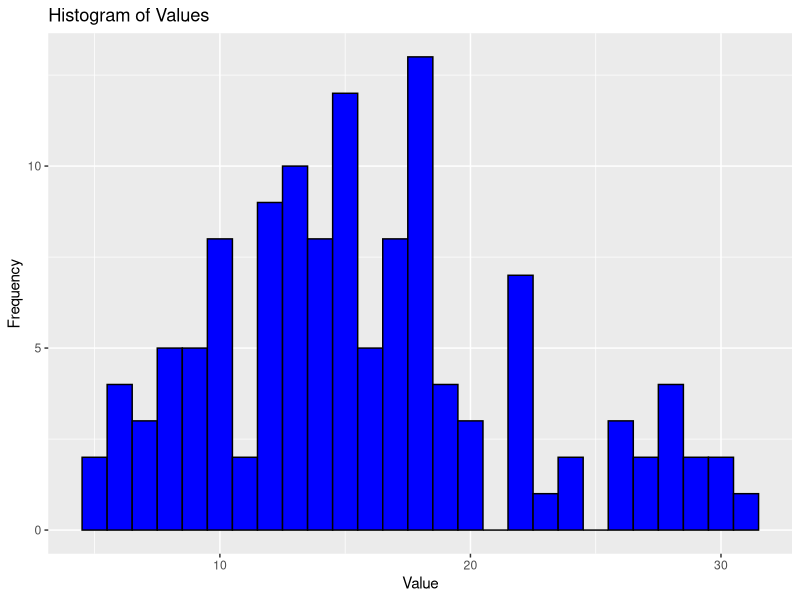
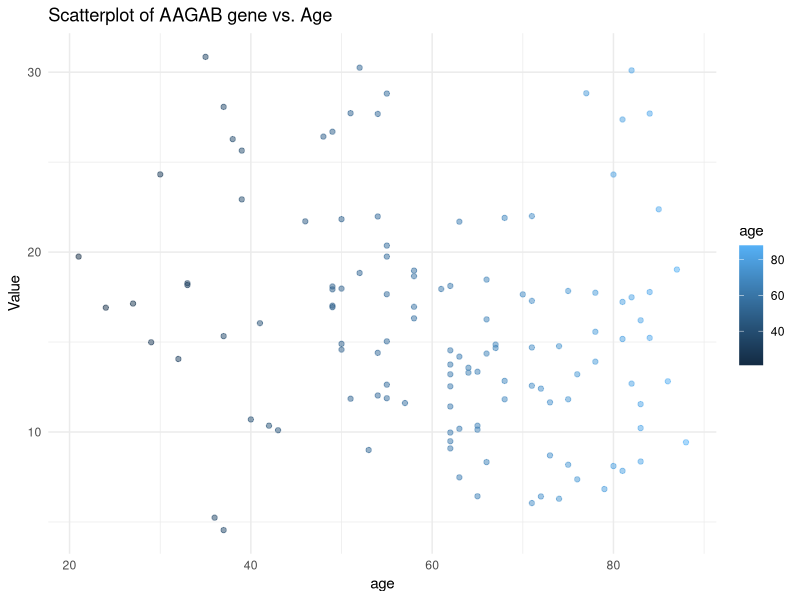
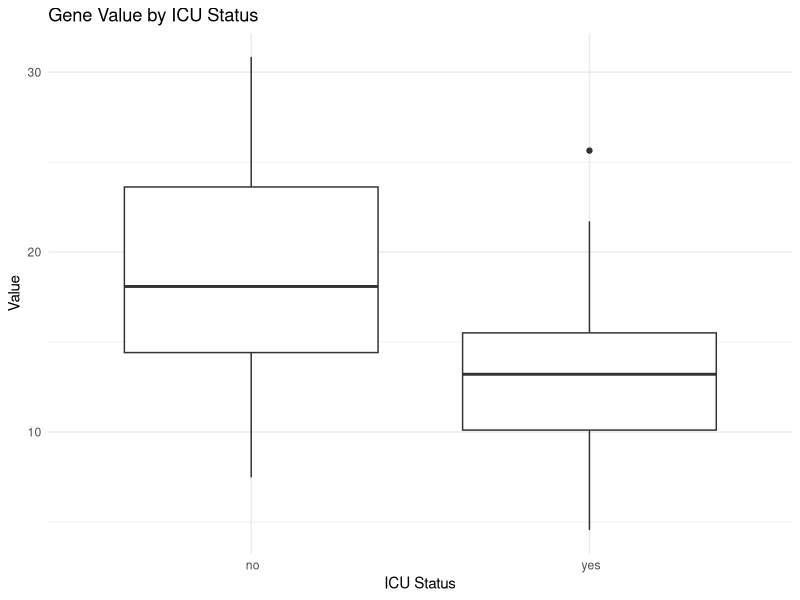
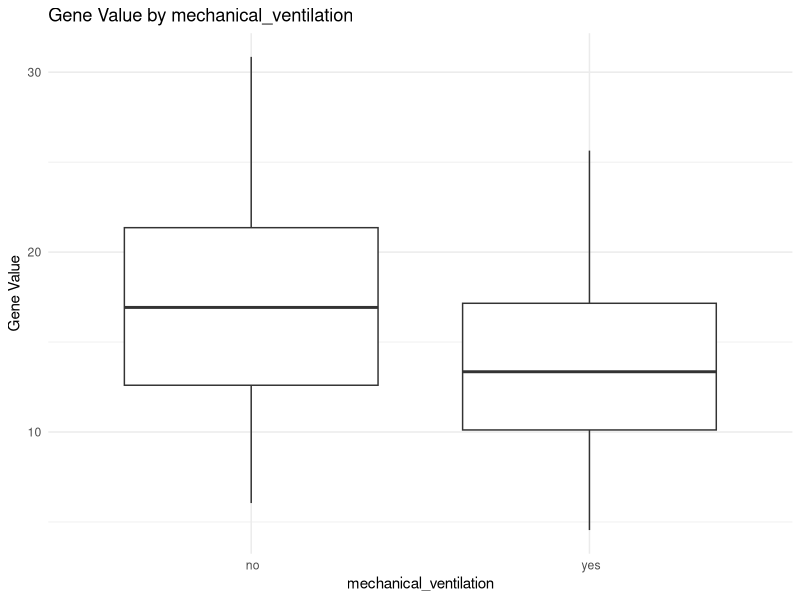
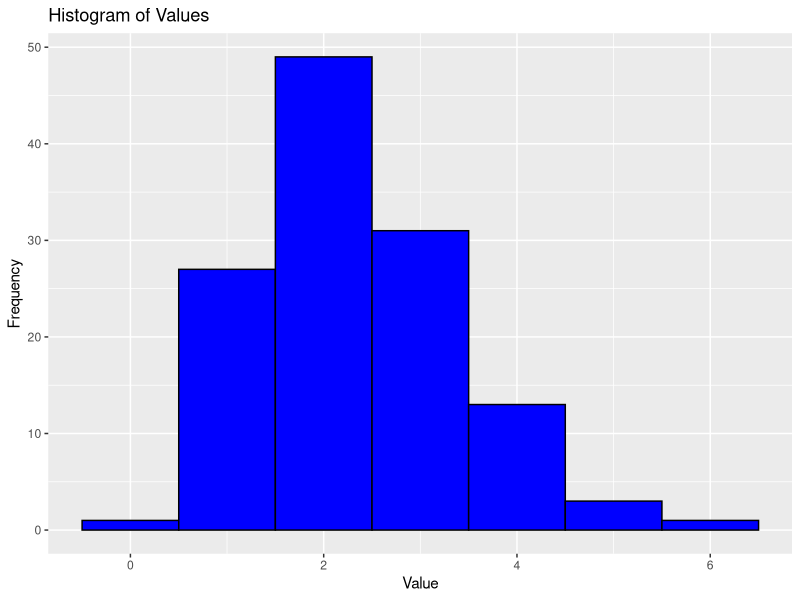
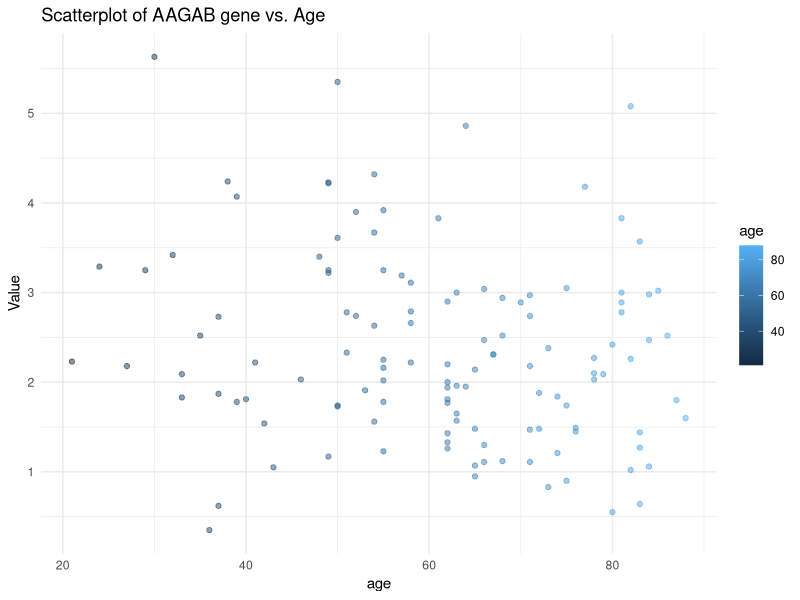
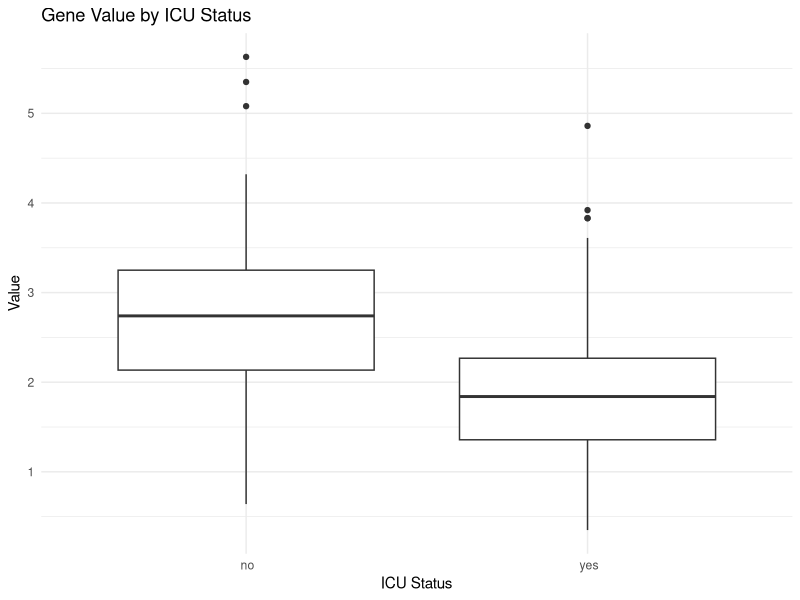
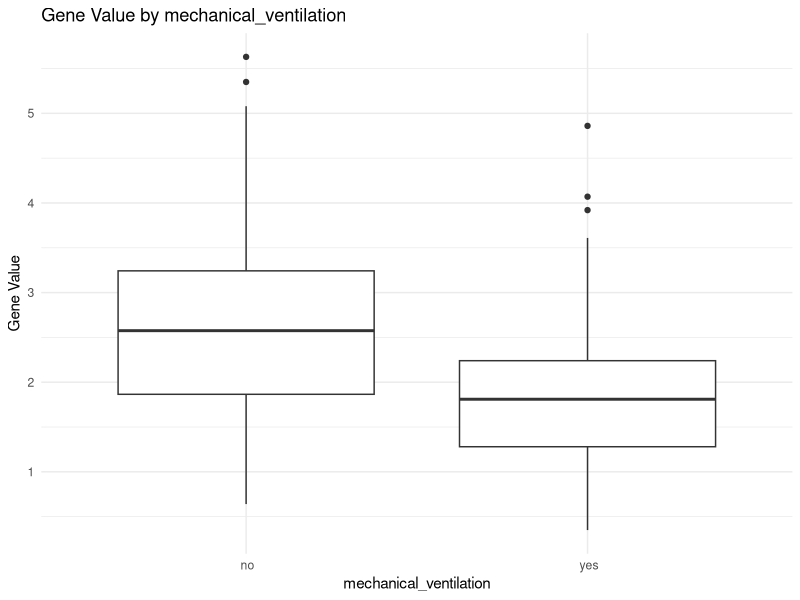

Recreate these plots in R, in order.
## ---- chunk 1
library(tidyverse)
library(ggplot2)
genes <- read.csv("QBS103_GSE157103_genes.csv")
matrix <- read.csv("QBS103_GSE157103_series_matrix.csv")
## ---- chunk 2
plot_create <- function(genes, matrix, item){
  genes_long <- genes %>%
    filter(X==item) %>%
    gather(key = "participant_id")
  genes_long <- genes_long[-1,]
  matrix_selected <- matrix %>% select("participant_id", "age", "icu_status", "mechanical_ventilation")

  plot_data <- merge(matrix_selected, genes_long, by = "participant_id")
  plot_data$value <- as.numeric(as.character(plot_data$value))
  plot_data$age <- as.numeric(as.character(plot_data$age))
  
  frequency_plot <-
    ggplot(plot_data, aes(x=value)) + 
    geom_histogram(binwidth=1, fill="blue", color="black") + 
    ggtitle("Histogram of Values") + 
    xlab("Value") + 
    ylab("Frequency")
  
  continuous_plot <-
    ggplot(plot_data, aes(x=age, y=value)) +
    geom_point(aes(color=age), alpha=0.5) + 
    ggtitle("Scatterplot of AAGAB gene vs. Age") +
    xlab("age") +
    ylab("Value") +
    theme_minimal()
  
  categorical_plot1 <-
    ggplot(plot_data, aes(x = icu_status, y = value)) +
    geom_boxplot() +
    ggtitle("Gene Value by ICU Status") +
    xlab("ICU Status") +
    ylab("Value") +
    theme_minimal()
  
  categorical_plot2 <-
    ggplot(plot_data, aes(x = mechanical_ventilation, y = value)) +
    geom_boxplot() +
    ggtitle("Gene Value by mechanical_ventilation") +
    xlab("mechanical_ventilation") +
    ylab("Gene Value") +
    theme_minimal()
  
  return (list(frequency_plot, continuous_plot, categorical_plot1, categorical_plot2))
}
## ---- chunk 3
plots = plot_create(genes, matrix, "AAGAB")
plots[]
## ---- chunk 4
plots = plot_create(genes, matrix, "AACS")
plots[]
## ---- chunk 5
plots = plot_create(genes, matrix, "ABI1")
plots[]
